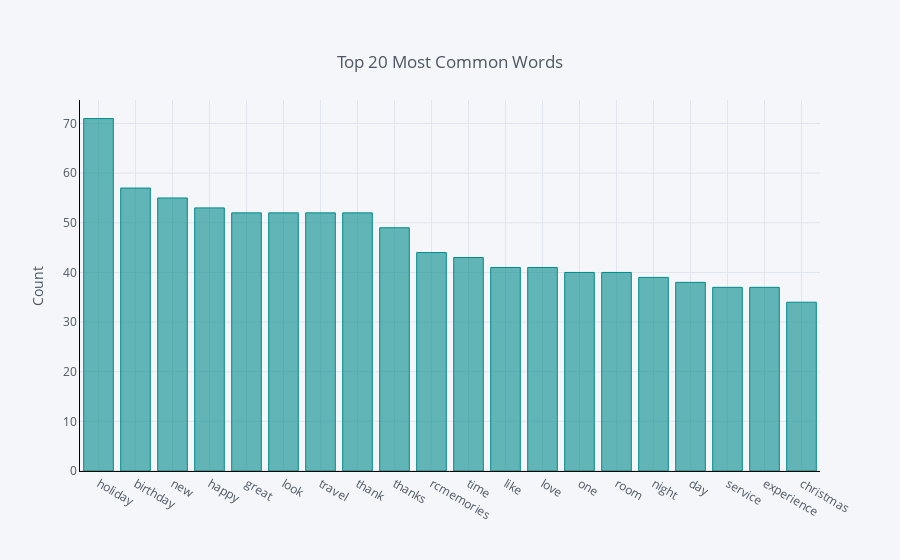
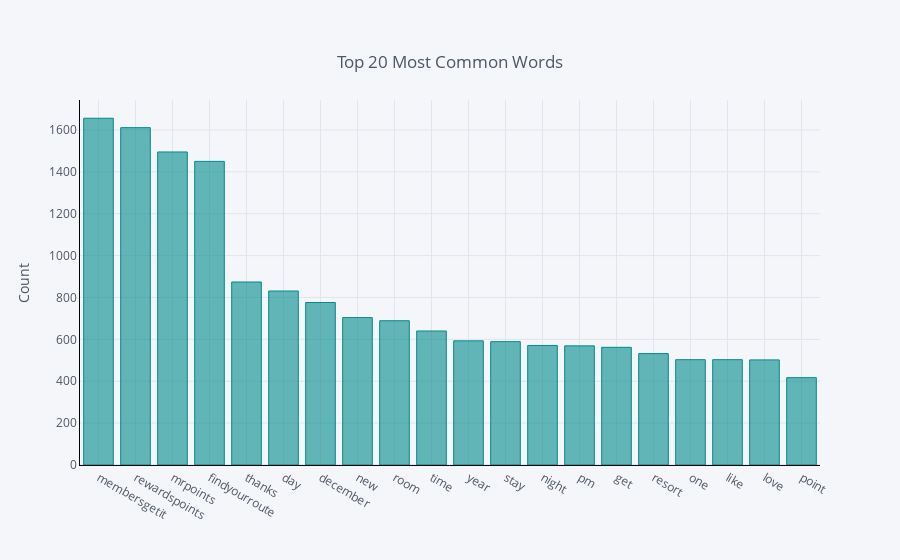
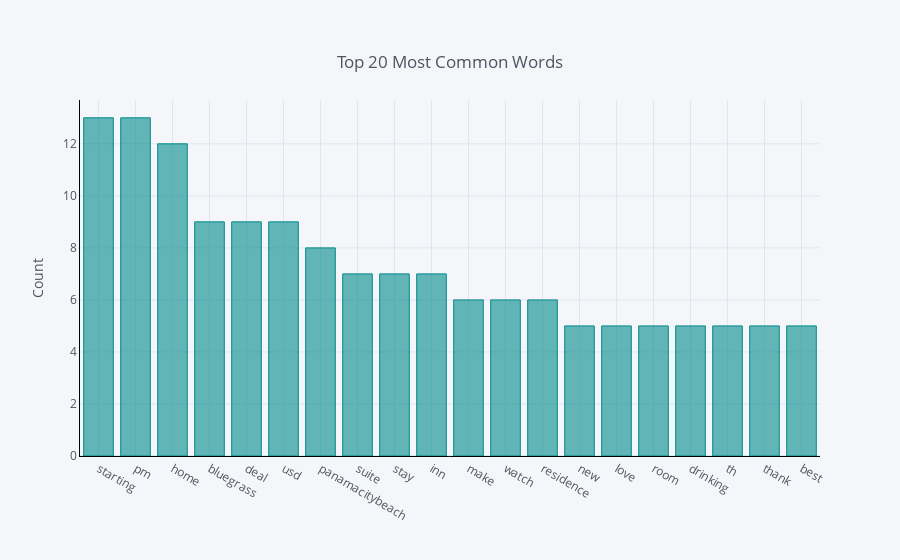
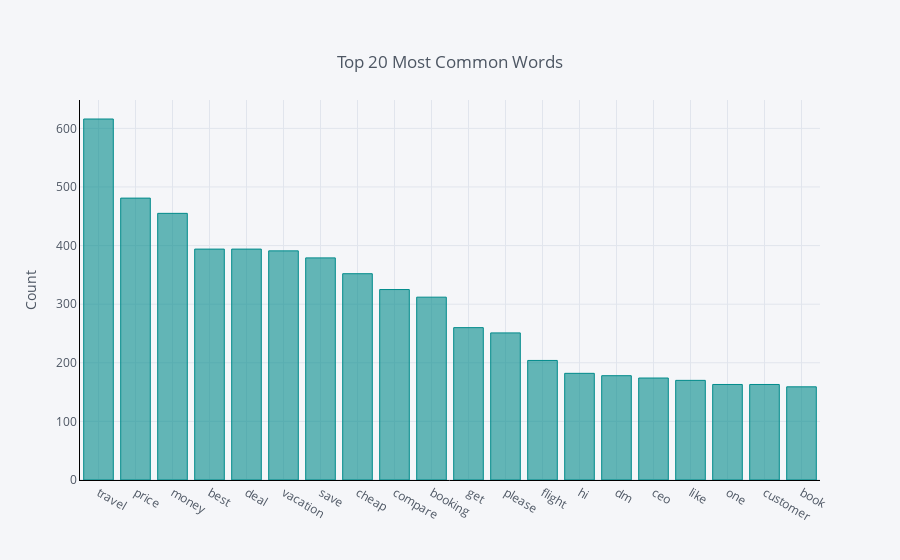

Notebook cell for these charts, in order:
### Code cell
for key, val in enumerate(['Luxury','Premium','Select','Expedia','Priceline','Booking.com']):
    common_words = get_top_n_words(all_data['Tweet_Strings'].loc[all_data['Class']==val], n=20)
    df1 = pd.DataFrame(common_words, columns = ['Word','Freq'])
    df1.groupby('Word').sum()['Freq'].sort_values(ascending=False).iplot(
kind='bar', yTitle='Count', color = '#008B8B', linecolor='black', title={'text':'Top 20 Most Common Words', 'y':0.9,
        'x':0.5, 'xanchor': 'center',
        'yanchor': 'top'})

### Figure 1 — Plotly figure (JSON) as saved in the notebook; plotly's stock layout.template omitted (floating-point values rounded to 4 significant figures)
{"data": [{"marker": {"color": "rgba(0, 139, 139, 0.6)", "line": {"color": "rgba(0, 139, 139, 1.0)", "width": 1}}, "name": "Freq", "orientation": "v", "text": "", "type": "bar", "x": ["holiday", "birthday", "new", "happy", "great", "look", "travel", "thank", "thanks", "rcmemories", "time", "like", "love", "one", "room", "night", "day", "service", "experience", "christmas"], "y": [71, 57, 55, 53, 52, 52, 52, 52, 49, 44, 43, 41, 41, 40, 40, 39, 38, 37, 37, 34]}], "layout": {"legend": {"bgcolor": "#F5F6F9", "font": {"color": "#4D5663"}}, "paper_bgcolor": "#F5F6F9", "plot_bgcolor": "#F5F6F9", "title": {"font": {"color": "#4D5663"}, "text": "Top 20 Most Common Words", "x": 0.5, "xanchor": "center", "y": 0.9, "yanchor": "top"}, "xaxis": {"gridcolor": "#E1E5ED", "linecolor": "black", "showgrid": true, "tickfont": {"color": "#4D5663"}, "title": {"font": {"color": "#4D5663"}, "text": ""}, "zerolinecolor": "#E1E5ED"}, "yaxis": {"gridcolor": "#E1E5ED", "linecolor": "black", "showgrid": true, "tickfont": {"color": "#4D5663"}, "title": {"font": {"color": "#4D5663"}, "text": "Count"}, "zerolinecolor": "#E1E5ED"}}}

### Figure 2 — Plotly figure (JSON) as saved in the notebook; plotly's stock layout.template omitted (floating-point values rounded to 4 significant figures)
{"data": [{"marker": {"color": "rgba(0, 139, 139, 0.6)", "line": {"color": "rgba(0, 139, 139, 1.0)", "width": 1}}, "name": "Freq", "orientation": "v", "text": "", "type": "bar", "x": ["membersgetit", "rewardspoints", "mrpoints", "findyourroute", "thanks", "day", "december", "new", "room", "time", "year", "stay", "night", "pm", "get", "resort", "one", "like", "love", "point"], "y": [1656, 1611, 1495, 1450, 874, 831, 776, 704, 689, 640, 593, 589, 571, 569, 562, 532, 503, 503, 502, 417]}], "layout": {"legend": {"bgcolor": "#F5F6F9", "font": {"color": "#4D5663"}}, "paper_bgcolor": "#F5F6F9", "plot_bgcolor": "#F5F6F9", "title": {"font": {"color": "#4D5663"}, "text": "Top 20 Most Common Words", "x": 0.5, "xanchor": "center", "y": 0.9, "yanchor": "top"}, "xaxis": {"gridcolor": "#E1E5ED", "linecolor": "black", "showgrid": true, "tickfont": {"color": "#4D5663"}, "title": {"font": {"color": "#4D5663"}, "text": ""}, "zerolinecolor": "#E1E5ED"}, "yaxis": {"gridcolor": "#E1E5ED", "linecolor": "black", "showgrid": true, "tickfont": {"color": "#4D5663"}, "title": {"font": {"color": "#4D5663"}, "text": "Count"}, "zerolinecolor": "#E1E5ED"}}}

### Figure 3 — Plotly figure (JSON) as saved in the notebook; plotly's stock layout.template omitted (floating-point values rounded to 4 significant figures)
{"data": [{"marker": {"color": "rgba(0, 139, 139, 0.6)", "line": {"color": "rgba(0, 139, 139, 1.0)", "width": 1}}, "name": "Freq", "orientation": "v", "text": "", "type": "bar", "x": ["starting", "pm", "home", "bluegrass", "deal", "usd", "panamacitybeach", "suite", "stay", "inn", "make", "watch", "residence", "new", "love", "room", "drinking", "th", "thank", "best"], "y": [13, 13, 12, 9, 9, 9, 8, 7, 7, 7, 6, 6, 6, 5, 5, 5, 5, 5, 5, 5]}], "layout": {"legend": {"bgcolor": "#F5F6F9", "font": {"color": "#4D5663"}}, "paper_bgcolor": "#F5F6F9", "plot_bgcolor": "#F5F6F9", "title": {"font": {"color": "#4D5663"}, "text": "Top 20 Most Common Words", "x": 0.5, "xanchor": "center", "y": 0.9, "yanchor": "top"}, "xaxis": {"gridcolor": "#E1E5ED", "linecolor": "black", "showgrid": true, "tickfont": {"color": "#4D5663"}, "title": {"font": {"color": "#4D5663"}, "text": ""}, "zerolinecolor": "#E1E5ED"}, "yaxis": {"gridcolor": "#E1E5ED", "linecolor": "black", "showgrid": true, "tickfont": {"color": "#4D5663"}, "title": {"font": {"color": "#4D5663"}, "text": "Count"}, "zerolinecolor": "#E1E5ED"}}}

### Figure 4 — Plotly figure (JSON) as saved in the notebook; plotly's stock layout.template omitted (floating-point values rounded to 4 significant figures)
{"data": [{"marker": {"color": "rgba(0, 139, 139, 0.6)", "line": {"color": "rgba(0, 139, 139, 1.0)", "width": 1}}, "name": "Freq", "orientation": "v", "text": "", "type": "bar", "x": ["travel", "price", "money", "best", "deal", "vacation", "save", "cheap", "compare", "booking", "get", "please", "flight", "hi", "dm", "ceo", "like", "one", "customer", "book"], "y": [616, 481, 455, 394, 394, 391, 379, 352, 325, 312, 260, 251, 204, 182, 178, 174, 170, 163, 163, 159]}], "layout": {"legend": {"bgcolor": "#F5F6F9", "font": {"color": "#4D5663"}}, "paper_bgcolor": "#F5F6F9", "plot_bgcolor": "#F5F6F9", "title": {"font": {"color": "#4D5663"}, "text": "Top 20 Most Common Words", "x": 0.5, "xanchor": "center", "y": 0.9, "yanchor": "top"}, "xaxis": {"gridcolor": "#E1E5ED", "linecolor": "black", "showgrid": true, "tickfont": {"color": "#4D5663"}, "title": {"font": {"color": "#4D5663"}, "text": ""}, "zerolinecolor": "#E1E5ED"}, "yaxis": {"gridcolor": "#E1E5ED", "linecolor": "black", "showgrid": true, "tickfont": {"color": "#4D5663"}, "title": {"font": {"color": "#4D5663"}, "text": "Count"}, "zerolinecolor": "#E1E5ED"}}}
